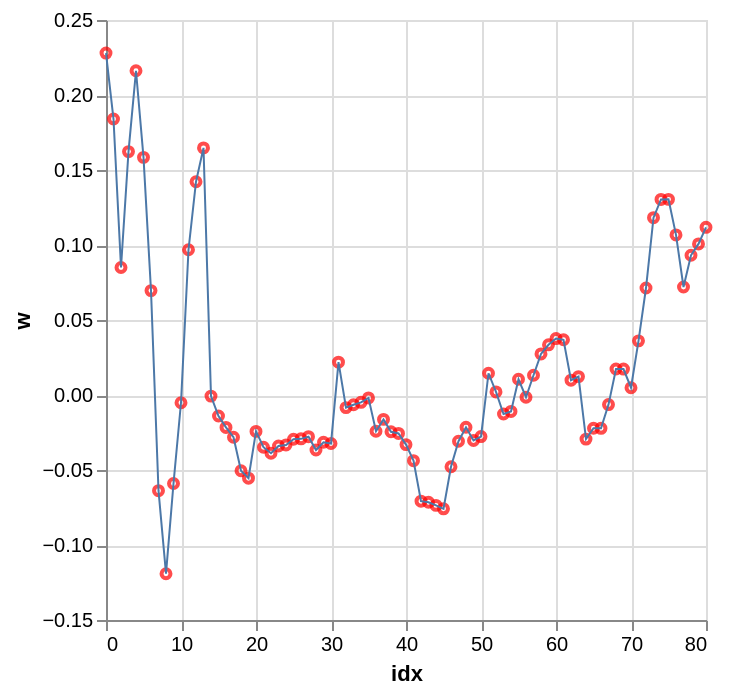

Here is the notebook cell this chart was saved with:
### Code cell
df_w = pd.DataFrame(
    {
        "idx": range(mcmc_samples["w"].shape[1]),
        "w": mcmc_samples["w"].mean(axis=0),
    }
)

points = alt.Chart(df_w).mark_point(size=20, color="red").encode(x="idx", y="w")
lines = alt.Chart(df_w).mark_line(size=1).encode(x="idx", y="w")

points + lines

### Figure 1 — Vega-Lite specification as saved in the notebook (floating-point values rounded to 4 significant figures)
{"config": {"view": {"continuousWidth": 300, "continuousHeight": 300}}, "layer": [{"mark": {"type": "point", "color": "red", "size": 20}, "encoding": {"x": {"field": "idx", "type": "quantitative"}, "y": {"field": "w", "type": "quantitative"}}}, {"mark": {"type": "line", "size": 1}, "encoding": {"x": {"field": "idx", "type": "quantitative"}, "y": {"field": "w", "type": "quantitative"}}}], "data": {"name": "data-ae3df0cee5a6ae37d22bb18116b451e8"}, "$schema": "https://vega.github.io/schema/vega-lite/v6.1.0.json", "datasets": {"data-ae3df0cee5a6ae37d22bb18116b451e8": [{"idx": 0, "w": 0.228}, {"idx": 1, "w": 0.184}, {"idx": 2, "w": 0.08501}, {"idx": 3, "w": 0.1623}, {"idx": 4, "w": 0.2162}, {"idx": 5, "w": 0.1584}, {"idx": 6, "w": 0.06959}, {"idx": 7, "w": -0.06379}, {"idx": 8, "w": -0.1191}, {"idx": 9, "w": -0.05902}, {"idx": 10, "w": -0.005158}, {"idx": 11, "w": 0.09685}, {"idx": 12, "w": 0.1422}, {"idx": 13, "w": 0.1647}, {"idx": 14, "w": -0.000743}, {"idx": 15, "w": -0.01402}, {"idx": 16, "w": -0.02161}, {"idx": 17, "w": -0.02814}, {"idx": 18, "w": -0.05048}, {"idx": 19, "w": -0.05546}, {"idx": 20, "w": -0.02426}, {"idx": 21, "w": -0.03482}, {"idx": 22, "w": -0.03885}, {"idx": 23, "w": -0.034}, {"idx": 24, "w": -0.03329}, {"idx": 25, "w": -0.02948}, {"idx": 26, "w": -0.02923}, {"idx": 27, "w": -0.02778}, {"idx": 28, "w": -0.03666}, {"idx": 29, "w": -0.03153}, {"idx": 30, "w": -0.03235}, {"idx": 31, "w": 0.02189}, {"idx": 32, "w": -0.008414}, {"idx": 33, "w": -0.00651}, {"idx": 34, "w": -0.004886}, {"idx": 35, "w": -0.001963}, {"idx": 36, "w": -0.02418}, {"idx": 37, "w": -0.01626}, {"idx": 38, "w": -0.02451}, {"idx": 39, "w": -0.02562}, {"idx": 40, "w": -0.03307}, {"idx": 41, "w": -0.04378}, {"idx": 42, "w": -0.07079}, {"idx": 43, "w": -0.0715}, {"idx": 44, "w": -0.0736}, {"idx": 45, "w": -0.07588}, {"idx": 46, "w": -0.04783}, {"idx": 47, "w": -0.03082}, {"idx": 48, "w": -0.02148}, {"idx": 49, "w": -0.03031}, {"idx": 50, "w": -0.0277}, {"idx": 51, "w": 0.0145}, {"idx": 52, "w": 0.002039}, {"idx": 53, "w": -0.01266}, {"idx": 54, "w": -0.01096}, {"idx": 55, "w": 0.0105}, {"idx": 56, "w": -0.001493}, {"idx": 57, "w": 0.01315}, {"idx": 58, "w": 0.02739}, {"idx": 59, "w": 0.03346}, {"idx": 60, "w": 0.03763}, {"idx": 61, "w": 0.03681}, {"idx": 62, "w": 0.00989}, {"idx": 63, "w": 0.01226}, {"idx": 64, "w": -0.0294}, {"idx": 65, "w": -0.02217}, {"idx": 66, "w": -0.0222}, {"idx": 67, "w": -0.006392}, {"idx": 68, "w": 0.01735}, {"idx": 69, "w": 0.0173}, {"idx": 70, "w": 0.00486}, {"idx": 71, "w": 0.03609}, {"idx": 72, "w": 0.07133}, {"idx": 73, "w": 0.1182}, {"idx": 74, "w": 0.1304}, {"idx": 75, "w": 0.1304}, {"idx": 76, "w": 0.1067}, {"idx": 77, "w": 0.07201}, {"idx": 78, "w": 0.09314}, {"idx": 79, "w": 0.1007}, {"idx": 80, "w": 0.1118}]}}
